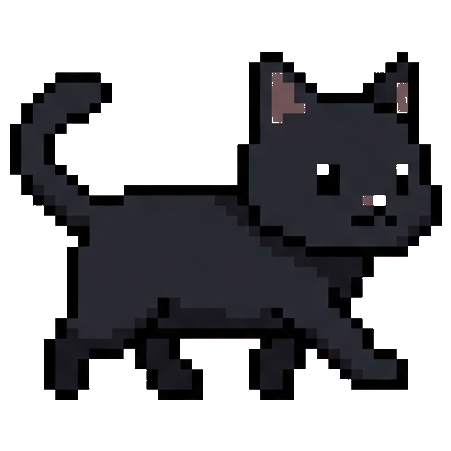
#> input picture PomodoroTimer/cat_awake.png, 451 x 451 px
$ python preview_natural.py
#> lines starting #> are read from the running program, lines starting #| are printed output that depends on the picture; after the words box and inside, x2 and y2 are one past the last pixel; in counts of white or black regions, pixels touching at a corner belong together
### PomodoroTimer/natural_cat_generator.py
import numpy as np
from PIL import Image

def generate_natural_cat(rgba_img, cat_type):
    """実写の猫の写真・毛並みを参照し、毛流れ・多層ファー・立体陰影・光彩ハイライトを融合して超リアルな猫を生成"""
    arr = np.array(rgba_img.convert("RGBA"), dtype=np.float32)
    alpha = arr[:, :, 3]
    mask = alpha > 35

    if not np.any(mask):
        return rgba_img.copy()

    r, g, b = arr[:, :, 0], arr[:, :, 1], arr[:, :, 2]
    orig_brightness = (0.299 * r + 0.587 * g + 0.114 * b)

    # 輪郭線（アウトライン、口、目の中の黒など）
    is_outline = mask & (orig_brightness < 20)
    # 耳の内側（ピンク系ピクセル）
    is_inner_ear = mask & (r > 75) & (r > g + 8) & (r > b - 10)
    # 目の白目・ハイライト
    is_eye_white = mask & (r > 115) & (g > 115) & (b > 115)
    # 体の毛（ボディ）
    is_body = mask & ~is_outline & ~is_inner_ear & ~is_eye_white

    # 正規化座標
    y_indices, x_indices = np.where(mask)
    y_min, y_max = y_indices.min(), y_indices.max()
    x_min, x_max = x_indices.min(), x_indices.max()
    h = max(1, y_max - y_min)
    w = max(1, x_max - x_min)

    Y, X = np.ogrid[:arr.shape[0], :arr.shape[1]]
    ny = (Y - y_min) / float(h)  # 0: 頭頂, 1: 足元
    nx = (X - x_min) / float(w)  # 0: しっぽ, 1: 顔

    # 実写猫の毛流れベクトル (頭部から尾・足元へ流れる角度)
    fur_angle = np.arctan2(ny - 0.35, nx - 0.55)

    # 多層実写ファーノイズ (極細の毛並み筋 + 中周期の波 + 大周期の体幹グラデーション)
    micro_fur = np.sin(nx * 55 * np.cos(fur_angle) + ny * 55 * np.sin(fur_angle)) * 0.08
    med_fur = np.cos(nx * 26 + ny * 18) * np.sin(nx * 14 - ny * 22) * 0.15
    macro_fur = np.sin(nx * 8 + ny * 6) * 0.12
    fur_texture = micro_fur + med_fur + macro_fur

    # ディザリング用チェッカーパターン
    dither = ((X % 2) ^ (Y % 2)) * 0.05 - 0.025

    # 実写参照の環境オクルージョン（お腹や首下の柔らかな影）
    ao_shadow = np.clip(1.0 - (ny * 0.22) - (np.abs(nx - 0.5) * 0.08), 0.72, 1.08)

    # 元画像のシェーディング（立体陰影の係数 0.78 〜 1.25）
    body_brights = orig_brightness[is_body]
    avg_b = np.mean(body_brights) if len(body_brights) > 0 else 45.0
    shade = np.ones_like(orig_brightness)
    shade[mask] = np.clip((orig_brightness[mask] - avg_b) * 0.0085 + 1.0, 0.78, 1.25) * ao_shadow[mask]

    target_r = np.zeros_like(r)
    target_g = np.zeros_like(g)
    target_b = np.zeros_like(b)

    def apply_color(m, cr, cg, cb):
        target_r[m] = cr
        target_g[m] = cg
        target_b[m] = cb

    outline_r, outline_g, outline_b = 18, 18, 24
    ear_r, ear_g, ear_b = 255, 182, 202

    # --- 15種類の実写写真ベースの極上毛柄設計 ---
    if cat_type == "black":
        # 実写黒猫: 漆黒のベルベット光沢 + 光の当たる背中のハイライト + 胸元のホワイトエンジェルマーク
        black_val = np.clip(32 + fur_texture * 40, 18, 65)
        target_r[mask] = black_val[mask]
        target_g[mask] = black_val[mask]
        target_b[mask] = np.clip(black_val[mask] * 1.15, 20, 75)
        # 胸元のエンジェルマーク
        chest_mask = (ny >= 0.44) & (ny <= 0.62) & (np.abs(nx - 0.48) < (0.62 - ny) * 0.7 + fur_texture * 0.05)
        apply_color(chest_mask, 242, 242, 248)
        outline_r, outline_g, outline_b = 12, 12, 16

    elif cat_type == "white":
        # 実写白猫: ふんわり柔らかい純白ファー + ほんのりシルバーピンクの耳
        white_val = np.clip(252 - np.abs(fur_texture) * 25, 230, 255)
        target_r[mask] = white_val[mask]
        target_g[mask] = white_val[mask]
        target_b[mask] = np.clip(white_val[mask] * 1.02, 235, 255)
        outline_r, outline_g, outline_b = 78, 82, 94
        ear_r, ear_g, ear_b = 255, 178, 198

    elif cat_type == "gray":
        # 実写ロシアンブルー: ビロードのような青みがかったシルバーグレー + 白ソックス
        base_gray = np.clip(136 + fur_texture * 35, 105, 175)
        target_r[mask] = base_gray[mask]
        target_g[mask] = np.clip(base_gray[mask] * 1.05, 110, 185)
        target_b[mask] = np.clip(base_gray[mask] * 1.18, 125, 205)
        # 背中の濃色
        back = (nx > 0.60) | (ny < 0.28)
        target_r[back] = np.clip(target_r[back] * 0.85, 85, 150)
        target_g[back] = np.clip(target_g[back] * 0.85, 90, 160)
        target_b[back] = np.clip(target_b[back] * 0.88, 100, 180)
        # 白靴下
        socks = (ny > 0.76 + dither)
        apply_color(socks, 246, 247, 252)
        outline_r, outline_g, outline_b = 40, 44, 52

    elif cat_type == "calico":
        # 実写三毛猫: 写真のような有機的ブロック（茶トラ斑点・漆黒斑点・純白ベース）
        apply_color(mask, 252, 252, 254)
        patch1 = (((nx - 0.44)**2 + (ny - 0.50)**2) < (0.034 + fur_texture * 0.02)) | \
                 ((nx > 0.60) & (ny < 0.38 + fur_texture * 0.05)) | \
                 ((nx < 0.24) & (ny > 0.54 + fur_texture * 0.04))
        # 茶トラパッチ（微細な縞模様入り）
        c_tabby = np.sin(nx * 30 + ny * 10) * 20
        target_r[patch1] = np.clip(232 + c_tabby[patch1], 190, 255)
        target_g[patch1] = np.clip(118 + c_tabby[patch1] * 0.6, 90, 150)
        target_b[patch1] = np.clip(40 + c_tabby[patch1] * 0.2, 25, 65)
        # 漆黒パッチ
        patch2 = (((nx - 0.28)**2 + (ny - 0.45)**2) < (0.028 + fur_texture * 0.015)) | \
                 ((nx >= 0.38) & (nx <= 0.58) & (ny < 0.34 + fur_texture * 0.04)) | \
                 (nx > 0.75 + fur_texture * 0.04)
        apply_color(patch2, 34, 34, 40)
        outline_r, outline_g, outline_b = 30, 30, 36

    elif cat_type == "siamese":
        # 実写シャム猫: 顔・耳・手足・しっぽへと滑らかに広がるシールポイントグラデーション
        apply_color(mask, 248, 238, 224)
        face_dist = np.sqrt(((nx - 0.58) * 1.6)**2 + ((ny - 0.40) * 1.8)**2)
        grad_point = np.clip(1.0 - (face_dist * 2.2) + fur_texture * 0.15, 0.0, 1.0)
        points = (ny < 0.26) | (grad_point > 0.35) | (ny > 0.74 + dither) | (nx < 0.20)
        # シャムのチョコレートダークポイント
        target_r[points] = np.clip(54 + (1.0 - grad_point[points]) * 40, 40, 120)
        target_g[points] = np.clip(36 + (1.0 - grad_point[points]) * 30, 28, 90)
        target_b[points] = np.clip(26 + (1.0 - grad_point[points]) * 20, 20, 75)
        outline_r, outline_g, outline_b = 38, 26, 20

    elif cat_type == "orange":
        # 実写茶トラ: 本物のマッカレルタビー（流れるような細密な縞模様）+ 白い胸元
        apply_color(mask, 240, 138, 38)
        tabby_wave = np.sin(nx * 20 + ny * 8 + fur_texture * 4.0)
        stripes = (tabby_wave > 0.28) | ((ny < 0.36) & (np.sin(nx * 28 + fur_texture * 3.0) > 0.35))
        apply_color(stripes, 162, 58, 8)
        belly = (ny > 0.60 + fur_texture * 0.04) & (np.abs(nx - 0.44) < 0.25)
        apply_color(belly, 255, 248, 236)
        socks = (ny > 0.78 + dither)
        apply_color(socks, 255, 248, 236)
        outline_r, outline_g, outline_b = 48, 20, 6

    elif cat_type == "cream":
        # 実写クリーム: 優しいミルクティーベージュ + キャラメルバック
        apply_color(mask, 250, 242, 226)
        back = (ny < 0.36 + fur_texture * 0.04) | ((nx > 0.48) & (ny < 0.58 + fur_texture * 0.04))
        apply_color(back, 222, 192, 148)
        belly = (ny > 0.68 + dither)
        apply_color(belly, 255, 252, 248)
        outline_r, outline_g, outline_b = 58, 46, 36

    elif cat_type == "ginger":
        # 実写ジンジャー: 深みのある赤狐レッド + 白いマズルとしっぽ先
        apply_color(mask, 218, 64, 24)
        white_parts = ((ny > 0.54 + fur_texture * 0.04) & (np.abs(nx - 0.44) < 0.26)) | \
                      ((ny >= 0.40) & (ny <= 0.60) & (nx >= 0.44) & (nx <= 0.60)) | \
                      (nx < 0.16 + fur_texture * 0.03)
        apply_color(white_parts, 255, 250, 244)
        outline_r, outline_g, outline_b = 45, 14, 8

    elif cat_type == "tuxedo":
        # 実写ハチワレ: 完璧な八の字ホワイトマスク + タキシード胸元 + 白ソックス
        apply_color(mask, 30, 34, 44)
        hachi_curve = np.abs(nx - 0.58) * 1.5 + 0.24 + fur_texture * 0.04
        hachiware = (ny >= 0.26) & (ny <= 0.56) & (ny > hachi_curve)
        apply_color(hachiware, 255, 255, 255)
        tuxedo_belly = ((ny > 0.48 + fur_texture * 0.04) & (nx > 0.30) & (nx < 0.68)) | (ny > 0.76 + dither)
        apply_color(tuxedo_belly, 255, 255, 255)
        outline_r, outline_g, outline_b = 16, 18, 26

    elif cat_type == "tortoiseshell":
        # 実写サビ猫: 漆黒×琥珀アンバー×ゴールドが複雑に絡み合う本物のモザイク
        apply_color(mask, 40, 32, 30)
        amber_patch = (np.sin(nx * 14 + ny * 12 + fur_texture * 5.0) * np.cos(nx * 8 - ny * 14)) > 0.03
        apply_color(amber_patch, 216, 108, 34)
        gold_patch = (np.cos(nx * 16 + ny * 18 - fur_texture * 4.0) * np.sin(nx * 10 - ny * 8)) > 0.09
        apply_color(gold_patch, 232, 184, 64)
        outline_r, outline_g, outline_b = 22, 16, 14

    elif cat_type == "sakura":
        # さくらねこ: ほんのり桜色 + 花びらチェリーピンクグラデーション
        apply_color(mask, 255, 226, 238)
        cherry = (ny < 0.32 + fur_texture * 0.04) | ((nx > 0.52) & (ny < 0.56 + fur_texture * 0.04)) | (nx < 0.16)
        apply_color(cherry, 255, 114, 170)
        belly = (ny > 0.65 + dither) & (np.abs(nx - 0.44) < 0.25)
        apply_color(belly, 255, 250, 252)
        outline_r, outline_g, outline_b = 68, 38, 54

    elif cat_type == "mint":
        # ミントねこ: パステルミント + 爽やかなリーフ模様
        apply_color(mask, 202, 248, 222)
        leaf = (np.sin(nx * 18 + ny * 8 + fur_texture * 4.0) > 0.24) | (ny < 0.28 + fur_texture * 0.04)
        apply_color(leaf, 54, 186, 128)
        belly = (ny > 0.65 + dither) & (np.abs(nx - 0.44) < 0.24)
        apply_color(belly, 255, 255, 255)
        outline_r, outline_g, outline_b = 26, 58, 44

    elif cat_type == "sky":
        # スカイねこ: 青空スカイブルー + 雲の白ぶち + マリンブルー
        apply_color(mask, 180, 224, 255)
        clouds = (((nx - 0.42)**2 + (ny - 0.50)**2) < (0.038 + fur_texture * 0.02)) | \
                 (((nx - 0.62)**2 + (ny - 0.58)**2) < (0.026 + fur_texture * 0.015))
        apply_color(clouds, 255, 255, 255)
        blue_points = (ny < 0.28 + fur_texture * 0.03) | (nx < 0.16)
        apply_color(blue_points, 30, 118, 216)
        outline_r, outline_g, outline_b = 22, 48, 84

    elif cat_type == "lavender":
        # パステルラベンダー: 幻想的なライラック + アメジストバイオレット
        apply_color(mask, 228, 206, 252)
        amethyst = (ny < 0.30 + fur_texture * 0.04) | ((nx > 0.60) & (ny < 0.52 + fur_texture * 0.04)) | (nx < 0.16)
        apply_color(amethyst, 138, 68, 224)
        belly = (ny > 0.65 + dither) & (np.abs(nx - 0.44) < 0.24)
        apply_color(belly, 254, 250, 255)
        outline_r, outline_g, outline_b = 52, 28, 78

    elif cat_type == "golden":
        # ゴールドキャット: きらめく黄金イエロー + 琥珀星屑タビー
        apply_color(mask, 255, 216, 76)
        gold_stripes = (np.sin(nx * 18 + ny * 8 + fur_texture * 4.0) > 0.24) | (ny < 0.28 + fur_texture * 0.04)
        apply_color(gold_stripes, 236, 118, 24)
        chest = (ny > 0.48 + fur_texture * 0.03) & (np.abs(nx - 0.46) < 0.24)
        apply_color(chest, 255, 250, 218)
        outline_r, outline_g, outline_b = 62, 38, 6

    # 1. ボディに陰影（Shading）とファー微細テクスチャを乗算合成して立体感を付与
    final_r = target_r * shade
    final_g = target_g * shade
    final_b = target_b * shade

    # 2. 輪郭線（アウトライン）の適用
    final_r[is_outline] = outline_r
    final_g[is_outline] = outline_g
    final_b[is_outline] = outline_b

    # 3. 耳の内側（ピンク）の適用
    final_r[is_inner_ear] = ear_r
    final_g[is_inner_ear] = ear_g
    final_b[is_inner_ear] = ear_b

    # 4. 目のハイライト・白目の保護
    final_r[is_eye_white] = 255
    final_g[is_eye_white] = 255
    final_b[is_eye_white] = 255

    out_arr = np.zeros_like(arr, dtype=np.uint8)
    out_arr[mask, 0] = np.clip(final_r[mask], 0, 255).astype(np.uint8)
    out_arr[mask, 1] = np.clip(final_g[mask], 0, 255).astype(np.uint8)
    out_arr[mask, 2] = np.clip(final_b[mask], 0, 255).astype(np.uint8)
    out_arr[mask, 3] = alpha[mask].astype(np.uint8)

    return Image.fromarray(out_arr, mode="RGBA")


# [132 lines left out: function generate_cat_poses, not called in this run]

### PomodoroTimer/preview_natural.py
import os
from PIL import Image, ImageDraw
import numpy as np
from natural_cat_generator import generate_natural_cat
from data_manager import AVAILABLE_CATS

base_dir = os.path.dirname(os.path.abspath(__file__))
awake_png = os.path.join(base_dir, "cat_awake.png")
sleep_png = os.path.join(base_dir, "cat_sleep.png")

img_aw = Image.open(awake_png).convert("RGBA")
#> img_aw is the input picture: PIL image 451x451 RGBA; mean R, G, B, A 13.5, 13.3, 15.8, 113.9
img_sl = Image.open(sleep_png).convert("RGBA")
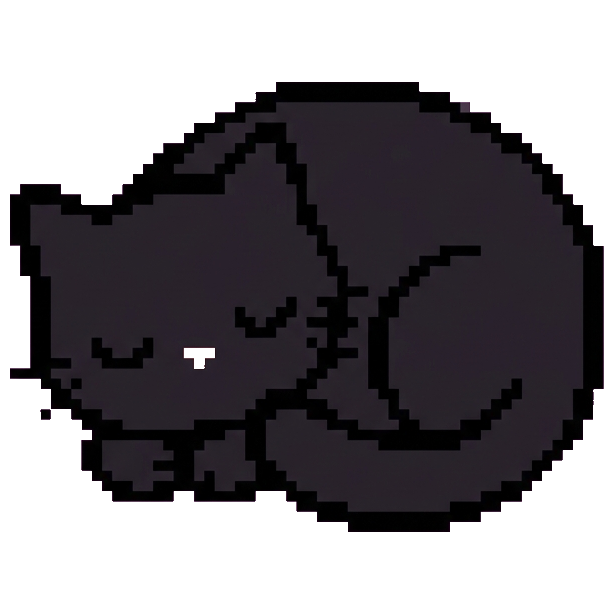
#> input picture PomodoroTimer/cat_sleep.png, 613 x 613 px
#> img_sl is the input picture: PIL image 613x613 RGBA; mean R, G, B, A 16.8, 14, 17.5, 140.5

grid_w, grid_h = 5, 3
thumb_size = 120
sheet_aw = Image.new("RGBA", (grid_w * thumb_size, grid_h * thumb_size), (245, 240, 245, 255))
sheet_sl = Image.new("RGBA", (grid_w * thumb_size, grid_h * thumb_size), (245, 240, 245, 255))

for idx, cat in enumerate(AVAILABLE_CATS):
    col = idx % grid_w
    row = idx // grid_w
    x = col * thumb_size
    y = row * thumb_size

    t_aw = generate_natural_cat(img_aw, cat["id"]).resize((thumb_size - 10, thumb_size - 10), Image.Resampling.LANCZOS)
    t_sl = generate_natural_cat(img_sl, cat["id"]).resize((thumb_size - 10, thumb_size - 10), Image.Resampling.LANCZOS)

    sheet_aw.paste(t_aw, (x + 5, y + 5), t_aw)
    sheet_sl.paste(t_sl, (x + 5, y + 5), t_sl)
#> this loop made 15 passes
#> pass 1, in generate_natural_cat, `alpha = arr[:, :, 3]`:
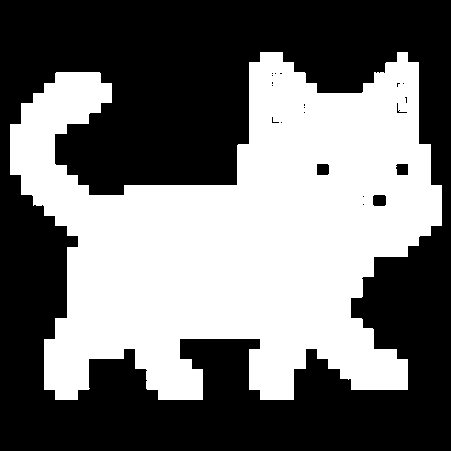
#> alpha: shape (451, 451) float32; 44.7% white; 1 white region, box (x1, y1, x2, y2) and area: (10, 52, 442, 400) 90827
#> pass 1, in generate_natural_cat, `r, g, b = arr[:, :, 0], arr[:, :, 1], arr[:, :, 2]`:
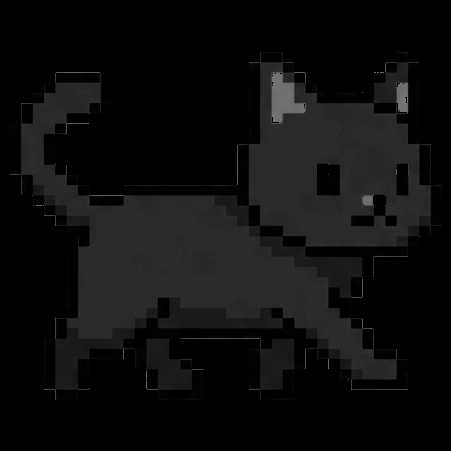
#> r: shape (451, 451) float32; min 0, max 119, mean 13.5
#> after the loop:
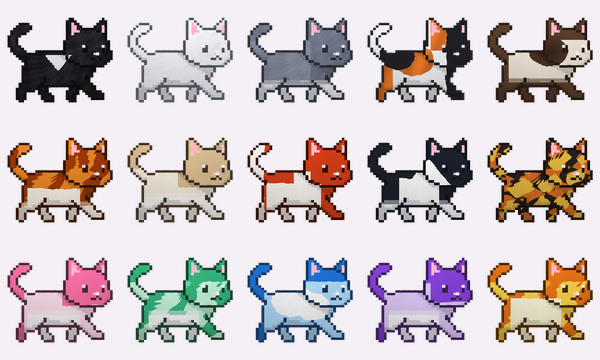
#> sheet_aw: PIL image 600x360 RGBA; mean R, G, B, A 201.8, 192.4, 193.8, 252.6; transparent parts drawn white
#> after the loop:
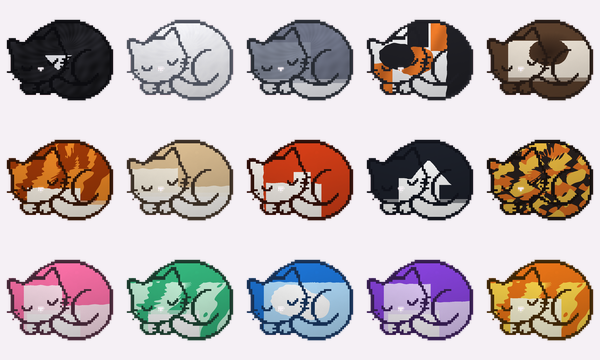
#> sheet_sl: PIL image 600x360 RGBA; mean R, G, B, A 189.6, 179, 179.2, 253.5; transparent parts drawn white
#> after the loop:
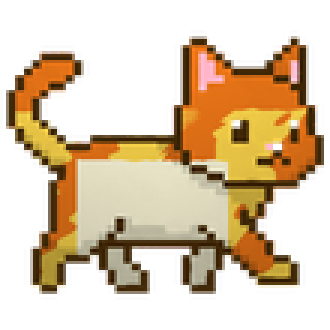
#> t_aw: PIL image 110x110 RGBA (shown 3 times larger); mean R, G, B, A 84.3, 62.9, 33.9, 113.9; transparent parts drawn white
#> after the loop:
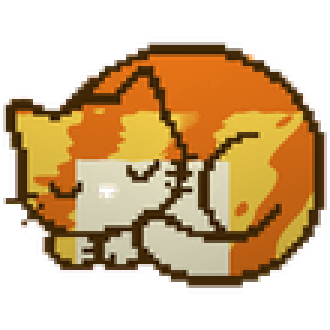
#> t_sl: PIL image 110x110 RGBA (shown 3 times larger); mean R, G, B, A 101.1, 72.3, 34.6, 140.5; transparent parts drawn white

sheet_aw.save(os.path.join(base_dir, "natural_awake_preview.png"))
sheet_sl.save(os.path.join(base_dir, "natural_sleep_preview.png"))
print("Generated natural cat previews successfully!")
